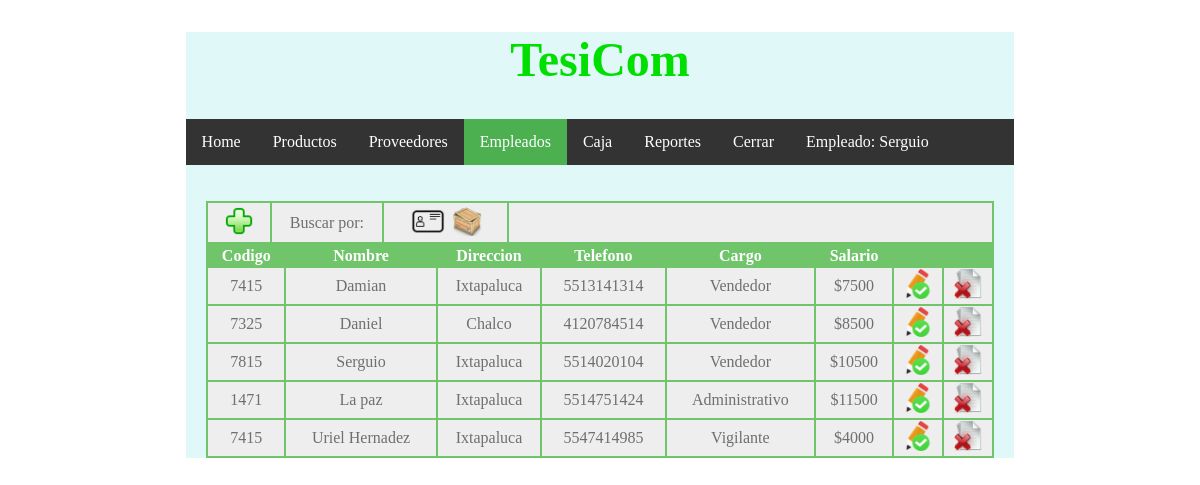
The app's page /empleados.php (signed in) with its own data.
### tables this page shows
CREATE TABLE IF NOT EXISTS `empleados` (
  `id` varchar(50) NOT NULL,
  `idusuario` varchar(75) NOT NULL,
  `clave` varchar(75) NOT NULL,
  `telefono` varchar(75) NOT NULL,
  `estado` varchar(75) NOT NULL,
  `cargo` varchar(75) NOT NULL,
  `salario` varchar(75) NOT NULL,
  `direccion` varchar(75) NOT NULL
);

### empleados.php (the view, shortened to what this page needs)
<?php
	require('conexion.php');
	$query="SELECT id, idusuario, clave, telefono, estado, cargo, salario, direccion FROM empleados";
	$resultado=$mysqli->query($query);
?>
<!DOCTYPE html PUBLIC "-//W3C//DTD XHTML 1.0 Strict//EN" "http://www.w3.org/TR/xhtml1/DTD/xhtml1-strict.dtd">
<html xmlns="http://www.w3.org/1999/xhtml" xml:lang="en" lang="en">
<head>
<link rel="stylesheet" type="text/css" href="style.css">
</head>
<body>
 <div id="divCuerpo">
<center> <h1>TesiCom</h1></center>
 <ul>
  <li><a href="home.php">Home</a></li>
  <li><a href="productos.php">Productos</a></li>
  <li><a href="proveedores.php">Proveedores</a></li>
  <li><a  class="active"  href="empleados.php">Empleados</a></li>
   <li><a href="caja.php">Caja</a></li>
   <li><a href="reportes.php">Reportes</a></li>
    <li><a href="salir.php">Cerrar</a></li>
	   <li><a>Empleado: <?php echo $_SESSION["usuarioactual"];?></a> </li>
</ul>
<br>
<br>
<center>
<table  width="95%">
<tr>
<td width="7.5%">
 <a href="empleadonuevo.html"><img src="imagenes/agregar.png" width="30" title="Agregar registro" ></a>
</td>
<td width="13.5%"><center>Buscar por:</center></td>
<td width="15%">
<a href="nombre_empleado.php"><img src="imagenes/nombre.png" width="40" title="Nombres" ></a>
  <a href="cargo_empleado.php"><img src="imagenes/cargo.png" width="30" title="Cargos" ></a>
<td width="59%">
</td>
</tr>
</table>
</center>
<center>
	<table  class="flat-table" border=0 width="95%">
				<tbody>
							<tr>
						<th><b>Codigo</b></th>
					<th><b>Nombre</b></th>
					<th><b>Direccion</b></th>
					<th><b>Telefono</b></th>
					<th><b>Cargo</b></th>
					<th><b>Salario</b></th>
					<th></th>
					<th></th>
				</tr>
					<?php while($row=$resultado->fetch_assoc()){ ?>
						<tr>
						<td><?php echo $row['id'];?>
							</td>
							<td><?php echo $row['idusuario'];?>
							</td>
							<td>
								<?php echo $row['direccion'];?>
							</td>
							<td>
								<?php echo $row['telefono'];?>
							</td>
							<td>
								<?php echo $row['cargo'];?>
							</td>
							<td>
								$<?php echo $row['salario'];?>
							</td>
							<td>
							 <a href="empleadomodificar.php?id=<?php echo $row['id'];?>"><img src="imagenes/editar.png" width="30" title="Editar registro" ></a>
							</td>
							<td>
						<a href="empleadoeliminar.php?id=<?php echo $row['id'];?>"><img src="imagenes/eliminar.png" width="30" title="Eliminar registro" ></a>
							</td>
						</tr>
					<?php } ?>
				</tbody>
				</table>
</center>
 </div>
</body>
</html>

### style.css (style rules this page uses)
#divCuerpo { width : 70%; margin : auto; background-color: #E0F8F7; }
h1 { color: #01DF01; font-family: verdana; font-size: 300%; }
ul { list-style-type: none; margin: 0; padding: 0; overflow: hidden; background-color: #333; }
li { float: left; }
li a { display: block; color: white; text-align: center; padding: 14px 16px; text-decoration: none; }
.active { background-color: #4CAF50; }
table { background: rgb(112, 196, 105); }
th { background-color: rgb(112, 196, 105); color: white; font-weight: normal; text-align: center; }
td { background-color: rgb(238, 238, 238); color: rgb(111, 111, 111); text-align: center; }

### records on screen
empleados: id "7415", idusuario "Damian", direccion "Ixtapaluca", telefono "5513141314", cargo "Vendedor", salario "7500"
empleados: id "7325", idusuario "Daniel", direccion "Chalco", telefono "4120784514", cargo "Vendedor", salario "8500"
empleados: id "7815", idusuario "Serguio", direccion "Ixtapaluca", telefono "5514020104", cargo "Vendedor", salario "10500"
empleados: id "1471", idusuario "La paz", direccion "Ixtapaluca", telefono "5514751424", cargo "Administrativo", salario "11500"
empleados: id "7415", idusuario "Uriel Hernadez", direccion "Ixtapaluca", telefono "5547414985", cargo "Vigilante", salario "4000"

### other values on screen
$_SESSION["usuarioactual"] "Serguio"
